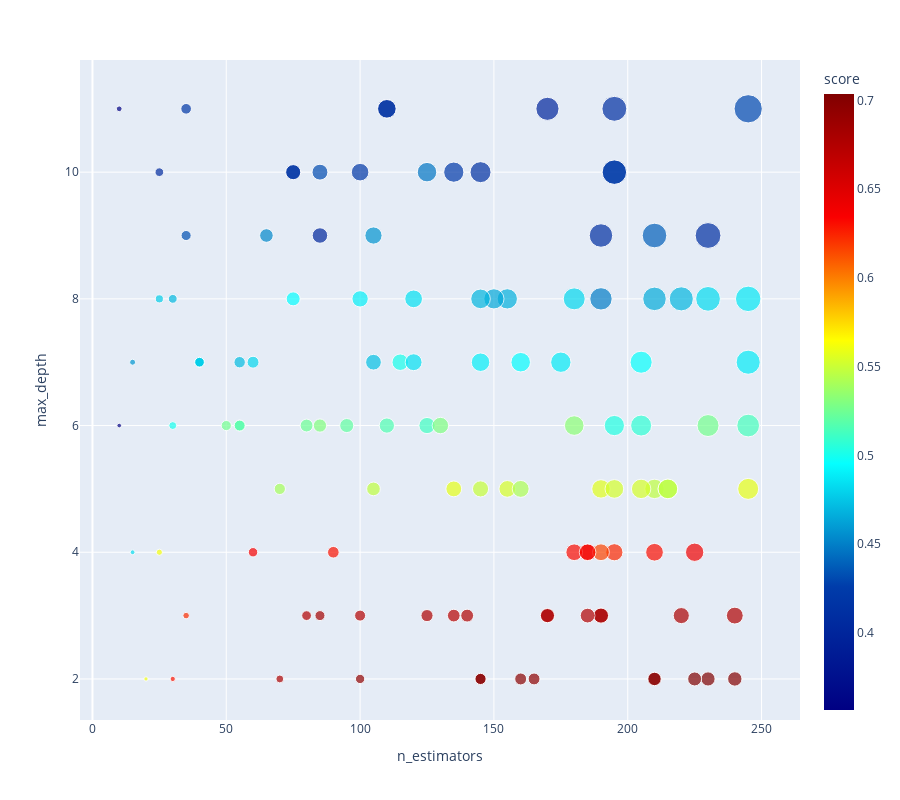

Here is the notebook cell this chart was saved with:
### Code cell
fig = px.scatter(search_data_gbr_0, 
                 x="n_estimators", 
                 y="max_depth", 
                 color="score", 
                 size='cv_time', 
                 color_continuous_scale=color_scale)

fig.update_layout(width=900, height=800)
fig.show()
